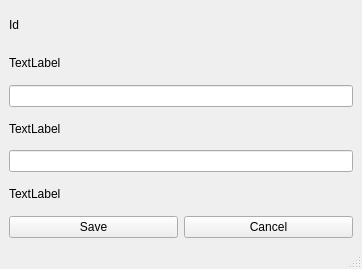
<?xml version="1.0" encoding="UTF-8"?>
<ui version="4.0">
 <class>editableStudents</class>
 <widget class="QMainWindow" name="editableStudents">
  <property name="geometry">
   <rect>
    <x>0</x>
    <y>0</y>
    <width>362</width>
    <height>269</height>
   </rect>
  </property>
  <property name="windowTitle">
   <string>MainWindow</string>
  </property>
  <widget class="QWidget" name="centralwidget">
   <layout class="QVBoxLayout" name="verticalLayout_3">
    <item>
     <layout class="QVBoxLayout" name="verticalLayout_2">
      <item>
       <layout class="QVBoxLayout" name="verticalLayout">
        <item>
         <widget class="QLabel" name="idlabel">
          <property name="text">
           <string>Id</string>
          </property>
         </widget>
        </item>
        <item>
         <widget class="QLabel" name="nameLabel">
          <property name="text">
           <string>TextLabel</string>
          </property>
         </widget>
        </item>
        <item>
         <widget class="QLineEdit" name="emailLineEdit"/>
        </item>
        <item>
         <widget class="QLabel" name="yearLabel">
          <property name="text">
           <string>TextLabel</string>
          </property>
         </widget>
        </item>
        <item>
         <widget class="QLineEdit" name="titleLineEdit"/>
        </item>
        <item>
         <widget class="QLabel" name="coordinatorLabel">
          <property name="text">
           <string>TextLabel</string>
          </property>
         </widget>
        </item>
       </layout>
      </item>
      <item>
       <layout class="QHBoxLayout" name="horizontalLayout">
        <item>
         <widget class="QPushButton" name="savePushButton">
          <property name="text">
           <string>Save</string>
          </property>
         </widget>
        </item>
        <item>
         <widget class="QPushButton" name="cancelPushButton">
          <property name="text">
           <string>Cancel</string>
          </property>
         </widget>
        </item>
       </layout>
      </item>
     </layout>
    </item>
   </layout>
  </widget>
  <widget class="QMenuBar" name="menubar">
   <property name="geometry">
    <rect>
     <x>0</x>
     <y>0</y>
     <width>362</width>
     <height>26</height>
    </rect>
   </property>
  </widget>
  <widget class="QStatusBar" name="statusbar"/>
 </widget>
 <resources/>
 <connections/>
</ui>
